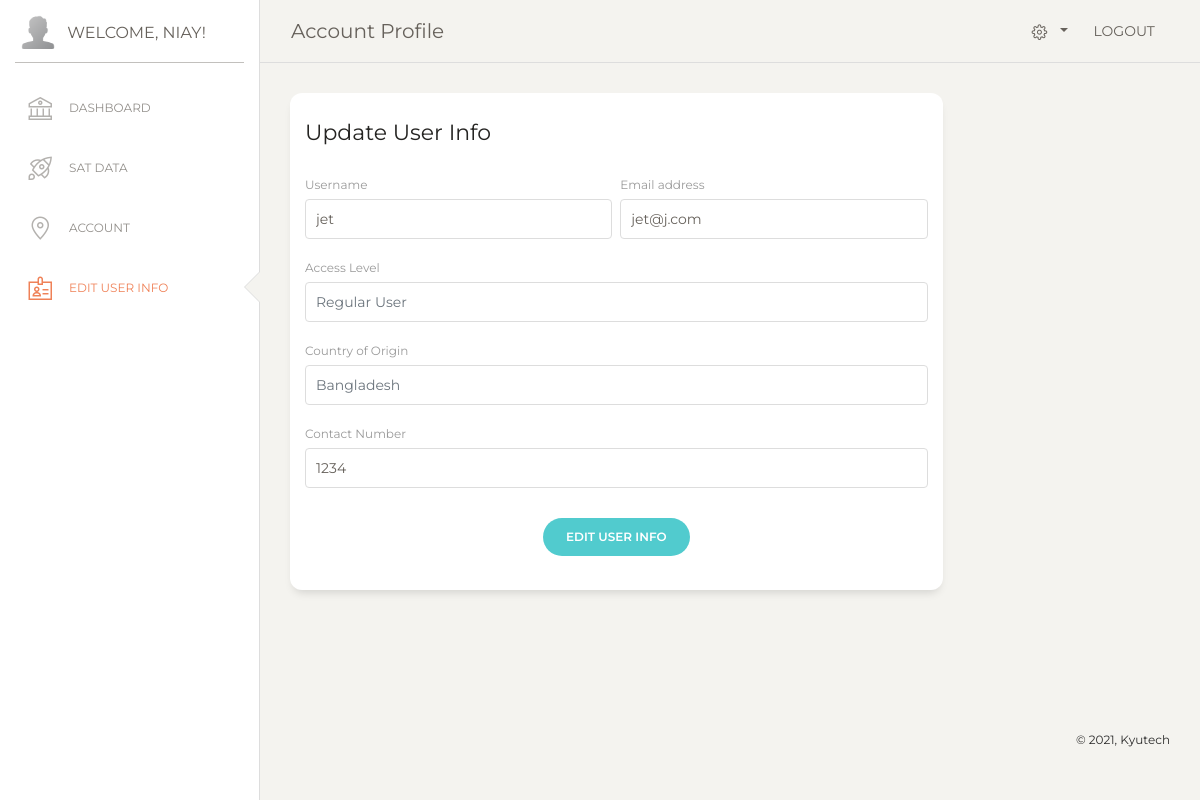
The app's page /pages/edituser.php?updatebutton=29 (signed in) with its own data.
### tables this page shows
CREATE TABLE `users` (
  `idUsers` int(11) NOT NULL,
  `usernameUsers` tinytext NOT NULL,
  `emailUsers` tinytext NOT NULL,
  `passwordUsers` varchar(255) NOT NULL,
  `countryUsers` tinytext NOT NULL,
  `contactUsers` tinytext NOT NULL,
  `permissionsUsers` text NOT NULL DEFAULT 'Regular User'
);

### includes/classautoloader.inc.php (called while the page is built, shortened)
<?php
function myAutoLoader($className) {
    $url = $_SERVER['HTTP_HOST'].$_SERVER['REQUEST_URI'];
    if (strpos($url,'../includes') !== false) {
        $path = '.../classes/';
    } else {
        $path = '../classes/';
    }
    $extension = '.class.php';
}

### classes/dbh.class.php (called while the page is built, shortened)
<?php
 class Dbh {
     private $host = 'localhost';
     private $user = 'root';
     private $pwd = '';
     private $dbName = 'satdata';
     protected function connect() {
         $dsn = 'mysql:host='. $this->host .';dbname=' . $this->dbName;
         $pdo = new PDO($dsn,$this->user,$this->pwd);
         $pdo->setAttribute(PDO::ATTR_DEFAULT_FETCH_MODE,PDO::FETCH_ASSOC);
         return $pdo;
     }
 }

### classes/users.class.php (called while the page is built, shortened)
<?php
class Users extends Dbh {
    protected function getOneUser($id) {
        $sql = "SELECT * FROM users WHERE idUsers = ?";
        $stmt = $this->connect()->prepare($sql);
        $stmt->execute([$id]);
        $results = $stmt->fetchAll();
        return $results;
    }
}

### classes/usersview.class.php (called while the page is built, shortened)
<?php
class UsersView extends Users {
    public function showOneUser($fileId) {
        $results = $this->getOneUser($fileId);
        return $results;
    }
}

### pages/edituser.php (the view, shortened to what this page needs)
<?php
    include_once 'header.php';
    if (isset($_GET['updatebutton'])) {
      $id = $_GET['updatebutton'];
      $showUsersObj = new UsersView();
      $results = $showUsersObj-> showOneUser($id);
      $username = $results[0]['usernameUsers'];
      $email = $results[0]['emailUsers'];
      $access = $results[0]['permissionsUsers'];
      $country = $results[0]['countryUsers'];
      $contact = $results[0]['contactUsers'];
  }
?>
<div class="sidebar-wrapper">
        <ul class="nav">
          <li>
            <a href="./dashboard.php">
              <i class="nc-icon nc-bank"></i>
              <p>Dashboard</p>
            </a>
          </li>
          <li>
            <a href="./satdata.php?query=default">
              <i class="nc-icon nc-spaceship"></i>
              <p>Sat Data</p>
            </a>
          </li>
          <li>
            <a href="./account.php">
              <i class="nc-icon nc-pin-3"></i>
              <p>Account</p>
            </a>
          </li>
          <li class="active ">
            <a href="#">
              <i class="nc-icon nc-badge"></i>
              <p>Edit User Info</p>
            </a>
          </li>
        </ul>
      </div>
    </div>
    <div class="main-panel" style="height: 100vh;">
        <nav class="navbar navbar-expand-lg navbar-absolute fixed-top navbar-transparent">
        <div class="container-fluid">
          <div class="navbar-wrapper">
            <a class="navbar-brand" href="javascript:;">Account Profile</a>
          </div>
          <div class="collapse navbar-collapse justify-content-end" id="navigation">
            <ul class="navbar-nav">
              <li class="nav-item btn-rotate dropdown">
                <a class="nav-link dropdown-toggle" href="http://example.com" id="navbarDropdownMenuLink" data-toggle="dropdown" aria-haspopup="true" aria-expanded="false">
                <i class="nc-icon nc-settings-gear-65"></i>
                </a>
              </li>
              <li class="nav-item">
                <a href="../includes/logout.inc.php" class="nav-link btn-rotate">
                  LOGOUT
                </a>
              </li>
            </ul>
          </div>
        </div>
      </nav>
  <div class="content">
        <div class="row">
          <div class="col-md-9">
          <div class="card card-user">
              <div class="card-header">
                <h5 class="card-title">Update User Info</h5>
              </div>
              <div class="card-body">
                <form method ="post">
                  <div class="row">
                    <div class="col-md-6 pr-1">
                      <div class="form-group">
                        <label>Username</label>
                        <input type="text" class="form-control" placeholder="Username" required  name= "upusername" value = <?php echo $username ?>>
                      </div>
                    </div>
                    <div class="col-md-6 pl-1">
                      <div class="form-group">
                        <label>Email address</label>
                        <input type="email" class="form-control" placeholder="Email" required name= "upemail" value = <?php echo $email ?>>
                      </div>
                    </div>
                  </div>
                  <div class="row">
                    <div class="col-md-12">
                      <div class="form-group">
                        <label>Access Level</label>
                        <input type="text" class="form-control" placeholder = "<?php echo $access ?>" name="upaccess" list="permissions">
                      </div>
                    </div>
                  </div>
                  <div class="row">
                    <div class="col-md-12">
                      <div class="form-group">
                        <label>Country of Origin</label>
                        <input type="text" class="form-control" name= "upcountry" placeholder = "<?php echo $country ?>" list="countryname" required>
                      </div>
                    </div>
                  </div>
                  <div class="row">
                    <div class="col-md-12">
                      <div class="form-group">
                        <label>Contact Number</label>
                        <input type="text" class="form-control" placeholder="Contact Number" required  name= "upcontact" value = <?php echo $contact ?>>
                      </div>
                    </div>
                  </div>
                  <div class="row">
                    <div class="update ml-auto mr-auto">
                      <button type="submit" name="updateuser-button" class="btn btn-primary btn-round">Edit User Info</button>
                    </div>
                  </div>
              </form>
              </div>
            </div>
          </div>
        </div>
      </div>
<?php
    include_once 'footer.php';

### assets/css/stylesheet.css (style rules this page uses)
html { background-color: #f1f1f1; font-family: "Montserrat"; }
body { margin: 0; padding: 0; }

### records on screen
users: upusername "jet", upemail "jet@j.com", upaccess "Regular User", upcountry "Bangladesh", upcontact "1234"

### other values on screen
$_SESSION['userUsername'] "NIAY"
